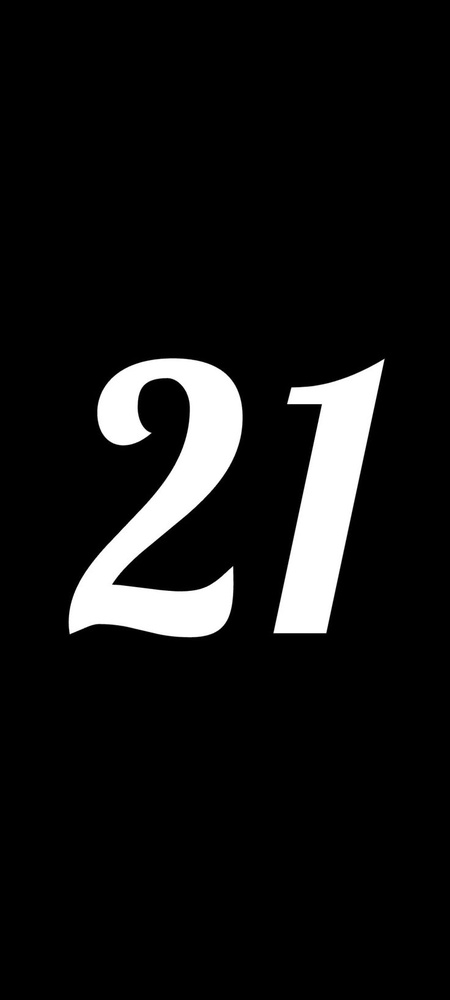
#> input picture digit.jpg, 450 x 1000 px, shrunk from 736 x 1635 before the run; the run also reads 2 pictures not shown here
$ jupyter execute practiceset_1.ipynb   (older library calls are emulated)
#> lines starting #> are read from the running program, lines starting #| are printed output that depends on the picture
[cell 1]
# 1.Write a Python program to apply Erosion and Dilation on a binary image.
import cv2
import matplotlib.pyplot as plt
import numpy as np
#erosion ma white ghate
# dilation ma white vadhe
img=cv2.imread('digit.jpg')
#> img is the input picture: shape (1000, 450, 3); min 0, max 255, mean 20.5
img=cv2.bitwise_not(img)

kernal=np.ones((3,3),np.uint8)

erosian=cv2.erode(img,kernal,iterations=18)
dilation=cv2.dilate(img,kernal,iterations=7)

plt.subplot(1,3,1),plt.imshow(img,cmap='gray'),plt.axis('off'),plt.title('source image')
plt.subplot(1,3,2),plt.imshow(erosian,cmap='gray'),plt.axis('off'),plt.title('erosian')
plt.subplot(1,3,3),plt.imshow(dilation,cmap='gray'),plt.axis('off'),plt.title('dilation')

[cell 2]
# 2.Write a program to extract object boundaries using (concept of erosion and dilation).

import cv2
import matplotlib.pyplot as plt
import numpy as np
#erosion ma white ghate
# dilation ma white vadhe
img=cv2.imread('digit.jpg')
img=cv2.bitwise_not(img)

kernal=np.ones((3,3),np.uint8)

erosian=cv2.erode(img,kernal,iterations=18)
dilation=cv2.dilate(img,kernal,iterations=7)

#boundary khali joti hoy to source_img - erosian karo to avi gase
img1=img-erosian

plt.subplot(1,4,1),plt.imshow(img,cmap='gray'),plt.axis('off'),plt.title('source image')
plt.subplot(1,4,2),plt.imshow(erosian,cmap='gray'),plt.axis('off'),plt.title('erosian')
plt.subplot(1,4,3),plt.imshow(dilation,cmap='gray'),plt.axis('off'),plt.title('dilation')
plt.subplot(1,4,4),plt.imshow(img1,cmap='gray'),plt.axis('off'),plt.title('boundaries')

[cell 3]
# 3. Write a program to Load a grayscale image, Apply Global Histogram Equalization and Display
# before and after results.

import cv2
import matplotlib.pyplot as plt
import numpy as np

img=cv2.imread('f.jpg')
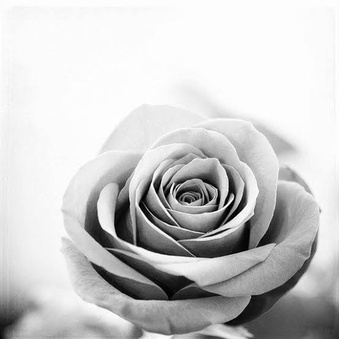
#> input picture f.jpg, 339 x 339 px, shrunk from 554 x 554 before the run
#> img is the input picture: shape (339, 339, 3); min 0, max 255, mean 202.6

#convert YCrCb
ycrcb=cv2.cvtColor(img,cv2.COLOR_BGR2YCrCb)
#> ycrcb: shape (339, 339, 3); mean of channels 0, 1, 2 202.6, 128, 128
y,cr,cb=cv2.split(ycrcb)
#> cr: shape (339, 339); every value is 128

#appling GHE
y_eq=cv2.equalizeHist(y)
ycrcb_eq=cv2.merge([y_eq,cr,cb])
#> ycrcb_eq: shape (339, 339, 3); mean of channels 0, 1, 2 132.7, 128, 128
global_eq=cv2.cvtColor(ycrcb_eq,cv2.COLOR_YCrCb2BGR)

plt.figure(figsize=(5,8))

plt.subplot(2,2,1),plt.imshow(img),plt.axis('off'),plt.title('Source Image')
plt.subplot(2,2,2),plt.imshow(global_eq),plt.axis('off'),plt.title('GHE')

[cell 4]
# 7.
#Apply CLAHE to the Gray Scale image.

import cv2
import matplotlib.pyplot as plt
import numpy as np

img=cv2.imread('f.jpg')

#convert YCrCb
ycrcb=cv2.cvtColor(img,cv2.COLOR_BGR2YCrCb)
y,cr,cb=cv2.split(ycrcb)

#appling clahe
clahe=cv2.createCLAHE(clipLimit=2.0,tileGridSize=(8,8))
y_clahe=clahe.apply(y)
ycrcb=cv2.merge([y_clahe,cr,cb])
#> ycrcb: shape (339, 339, 3); mean of channels 0, 1, 2 193.8, 128, 128
clahe_eq=cv2.cvtColor(ycrcb,cv2.COLOR_YCrCb2BGR)

# figsize image size mate che keti rakhvi
plt.figure(figsize=(5,6))
# cv2.cvtColor(img,cv2.COLOR_BGR2RGB
plt.subplot(2,2,1),plt.imshow(cv2.cvtColor(img,cv2.COLOR_BGR2RGB)),plt.title('Source image'),plt.axis('off')
plt.subplot(2,2,2),plt.imshow(cv2.cvtColor(clahe_eq,cv2.COLOR_BGR2RGB)),plt.title('Constract using clahe'),plt.axis('off')

[cell 5]
# 4.
#Apply equalization on RGB, compare the result with applying equalization on YCrCb.
# contrast effect on color image using GHE
# GHE are use for all image ma eksarkhi lighting apse
import cv2
import matplotlib.pyplot as plt

img=cv2.imread('r1.jpg')
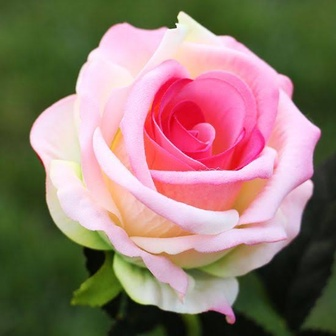
#> input picture r1.jpg, 336 x 336 px, shrunk from 550 x 550 before the run
#> img is the input picture: shape (336, 336, 3); mean B, G, R 112, 122.2, 146.5
# convert to RGB
rgb=cv2.cvtColor(img,cv2.COLOR_BGR2RGB)
r, g, b = cv2.split(img)

r_eq = cv2.equalizeHist(r)
g_eq = cv2.equalizeHist(g)
b_eq = cv2.equalizeHist(b)

rgb_eq = cv2.merge((r_eq, g_eq, b_eq))


# Convert to YCrCb
ycrcb=cv2.cvtColor(img,cv2.COLOR_BGR2YCrCb)
#> ycrcb: shape (336, 336, 3); mean of channels 0, 1, 2 128.3, 141, 118.8
y,cr,cb=cv2.split(ycrcb)
#> y: shape (336, 336)
#> cr: shape (336, 336)
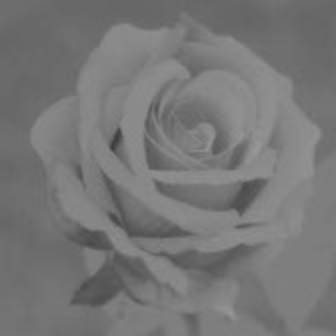
#> cb: shape (336, 336); min 62, max 153, mean 118.8

# applying Global Equalization Histogram
y_eq=cv2.equalizeHist(y)
#> y_eq: shape (336, 336)
ycrcb_eq=cv2.merge([y_eq,cr,cb])
#> ycrcb_eq: shape (336, 336, 3); mean of channels 0, 1, 2 128.3, 141, 118.8
global_eq=cv2.cvtColor(ycrcb_eq,cv2.COLOR_YCrCb2BGR)
#> global_eq: shape (336, 336, 3)

# figsize image size mate che keti rakhvi
plt.figure(figsize=(8,8))
#aa jo image colorfull hoy toj convert karvani che
# cv2.cvtColor(img,cv2.COLOR_BGR2RGB
#jo gray image hoy to convert karvani jarur nathi
plt.subplot(2,3,1),plt.imshow(img),plt.title('Source image'),plt.axis('off')
plt.subplot(2,3,2),plt.imshow(global_eq),plt.title('Constract using GHE'),plt.axis('off')
plt.subplot(2,3,3),plt.imshow(rgb_eq),plt.title('rgb'),plt.axis('off')
#> figure, not shown here; B, G, R data is drawn as R, G, B

[cell 6]
# 5.
# Display source image, image after applying Sobel and image after applying Scharr.
import cv2
import matplotlib.pyplot as plt

img=cv2.imread('lion.jpg')
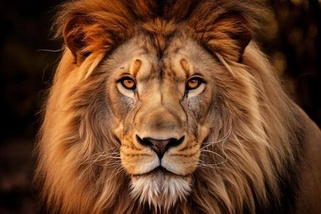
#> input picture lion.jpg, 321 x 214 px, shrunk from 525 x 350 before the run
#> img is the input picture: shape (214, 321, 3); mean B, G, R 38, 63.2, 102.2
img=cv2.cvtColor(img,cv2.COLOR_BGR2GRAY)
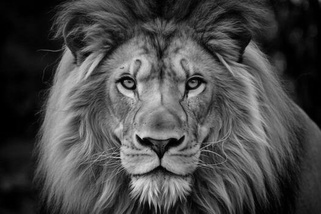
#> img: shape (214, 321); min 0, max 225, mean 72

# sobel
sobel_x=cv2.Sobel(img,cv2.CV_64F,1,0,20)
sobel_y=cv2.Sobel(img,cv2.CV_64F,0,1,20)
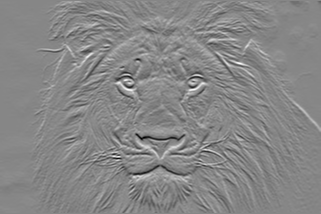
#> sobel_y: shape (214, 321) float64; min -623, max 555, mean -0.1; drawn with min black and max white
sobel_co=cv2.magnitude(sobel_x,sobel_y)

# Scharr
scharrx=cv2.Scharr(img,cv2.CV_64F,1,0)
scharry=cv2.Scharr(img,cv2.CV_64F,0,1)

scharrx=cv2.convertScaleAbs(scharrx)
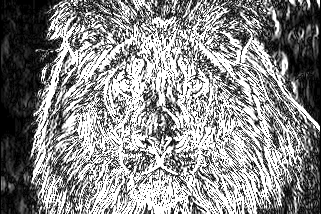
#> scharrx: shape (214, 321); min 0, max 255, mean 137.5
scharry=cv2.convertScaleAbs(scharry)
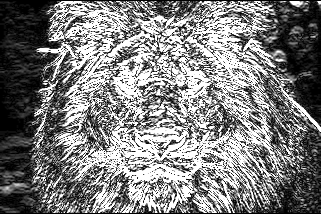
#> scharry: shape (214, 321); min 0, max 255, mean 126.4


# combine
scharr=cv2.addWeighted(scharrx,0.10,scharry,0.1,0)
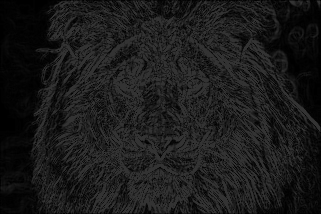
#> scharr: shape (214, 321); min 0, max 51, mean 26.4

plt.subplot(1,3,1),plt.imshow(img),plt.title('Source image'),plt.axis('off')
plt.subplot(1,3,2),plt.imshow(scharr),plt.title('Scharr'),plt.axis('off')

plt.subplot(1,3,3),plt.imshow(sobel_co),plt.title('sobel_combine'),plt.axis('off')

[cell 7]
 # Que-6 options for user

print("1.Enhance contrast")
print("2.Sharpen image")
print("3.Give smoothing effect")
print("4.Display all three filtered images")
ch = int(input("Enter choice = "))
#> the answer given: 1


import cv2
import matplotlib.pyplot as plt
import numpy as np

img = cv2.imread('r1.jpg')

#Enhance contrast
ycrcb = cv2.cvtColor(img , cv2.COLOR_BGR2YCrCb)
y , cr , cb = cv2.split(ycrcb)
#CLAHE
clahe = cv2.createCLAHE(clipLimit=2.0 , tileGridSize = (4,4))
y_clahe = clahe.apply(y)
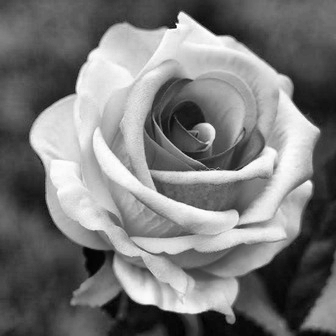
#> y_clahe: shape (336, 336); min 1, max 255, mean 122.1
ycrcb_eq = cv2.merge([y_clahe , cr , cb])
clahe_eq = cv2.cvtColor(ycrcb , cv2.COLOR_YCrCb2BGR)


#Sharpen image
gauss=cv2.GaussianBlur(img,(9,9),10)
# Unsharp
unsharp=cv2.addWeighted(img,1.5,gauss,-0.5,0)


#Give smoothing effect...blur(box blur)
img = cv2.cvtColor(img,cv2.COLOR_BGR2RGB)
#1.box blur
box = cv2.blur(img,(15,15))


if(ch==1):
    plt.subplot(1,2,1),plt.imshow(img),plt.axis('off'),plt.title('Source img')
    plt.subplot(1,2,2),plt.imshow(cv2.cvtColor(clahe_eq , cv2.COLOR_BGR2RGB)),plt.axis('off'),plt.title('CLAHE img')

elif(ch==2):
    plt.subplot(1,2,1),plt.imshow(img),plt.axis('off'),plt.title('Source img')
    plt.subplot(1,2,2),plt.imshow(cv2.cvtColor(unsharp,cv2.COLOR_BGR2RGB)),plt.axis('off'),plt.title('Sharpen img')

elif(ch==3):
    plt.subplot(1,2,1),plt.imshow(img),plt.axis('off'),plt.title('Source img')
    plt.subplot(1,2,2),plt.imshow(box),plt.axis('off'),plt.title('Box Blur')

else:
    plt.figure(figsize=(5,8))
    plt.subplot(1,4,1),plt.imshow(img),plt.axis('off'),plt.title('Source img')
    plt.subplot(1,4,2),plt.imshow(cv2.cvtColor(clahe_eq , cv2.COLOR_BGR2RGB)),plt.axis('off'),plt.title('CLAHE img')
    plt.subplot(1,4,3),plt.imshow(cv2.cvtColor(unsharp,cv2.COLOR_BGR2RGB)),plt.axis('off'),plt.title('Sharpen img')
    plt.subplot(1,4,4),plt.imshow(box),plt.axis('off'),plt.title('Box Blur')

[cell 8]
# 8. Give following choices to the user for blurring an image: (i). Box Blur, (ii). Gaussian Blur, (iii). Median
# Blur (iv). Horizontal Blur and (v) Vertical Blur. Note: Source image must be loaded in all the cases.

print('1.Box Blur')
print('2.Gaussian Blur')
print('3.Median Blur')
print('4.Horizontal Blur')
print('5.Vertical Blur')
ch=int(input('enter the choice:'))
#> the answer given: 1

import cv2
import matplotlib.pyplot as plt
import numpy as np

img=cv2.imread('tree.jpg')#image read
img=cv2.cvtColor(img,cv2.COLOR_BGR2RGB)

# 1.box blur(averaging filter)
box=cv2.blur(img,(31,31))


# 2.gaussian blur
gauss=cv2.GaussianBlur(img,(31,31),0)#dimensions of the kernal must be of any odd no

# 3.median blur:
med=cv2.medianBlur(img,31)


# 4.horizontal blur
size=90
k1=np.zeros((size,size))
k1[int(size/2),:]=np.ones(size)
k1=k1/size
k1_h=cv2.filter2D(img,-1,k1)


# 5.vertical blur
size=90
k2=np.zeros((size,size))
k2[:,int(size/2)]=np.ones(size)
k2=k2/size
k2_v=cv2.filter2D(img,-1,k2)


if(ch==1):
   plt.subplot(2,2,1),plt.imshow(img),plt.axis('off'),plt.title('source')
   plt.subplot(2,2,2),plt.imshow(box),plt.axis('off'),plt.title('box')

if(ch==2):
   plt.subplot(2,2,1),plt.imshow(img),plt.axis('off'),plt.title('source')
   plt.subplot(2,2,2),plt.imshow(gauss),plt.axis('off'),plt.title('gaussian')
if(ch==3):
     plt.subplot(2,2,1),plt.imshow(img),plt.axis('off'),plt.title('source')
     plt.subplot(2,2,2),plt.imshow(gauss),plt.axis('off'),plt.title('median')
if(ch==4):
    plt.subplot(2,2,1),plt.imshow(img),plt.title('source image'),plt.axis('off')
    plt.subplot(2,2,2),plt.imshow(k1_h),plt.title('horizontal image'),plt.axis('off')
if(ch==5):
    plt.subplot(2,2,1),plt.imshow(img),plt.title('source image'),plt.axis('off')
    plt.subplot(2,2,2),plt.imshow(k2_v),plt.title('vertical image'),plt.axis('off')
if(ch==6):
    plt.subplot(2,3,1),plt.imshow(img),plt.axis('off'),plt.title('source')
    plt.subplot(2,3,2),plt.imshow(box),plt.axis('off'),plt.title('box')
    plt.subplot(2,3,3),plt.imshow(gauss),plt.axis('off'),plt.title('gaussian')
    plt.subplot(2,3,4),plt.imshow(gauss),plt.axis('off'),plt.title('median')
    plt.subplot(2,3,5),plt.imshow(k1_h),plt.title('horizontal image'),plt.axis('off')
    plt.subplot(2,3,6),plt.imshow(k2_v),plt.title('vertical image'),plt.axis('off')

[cell 9]
# 10. Detect face from the image, put a bounding box around the face.

# Object detection
# Face from the image
import cv2

# Load the pre-trained face detector
face_cascade=cv2.CascadeClassifier('haarcascade_frontalface_default.xml')

# read the image
img=cv2.imread('tmkoc.jpg')
gray_images=cv2.cvtColor(img,cv2.COLOR_BGR2GRAY) #haar Cascade works on single channel color

# detect the face
faces=face_cascade.detectMultiScale(gray_images,scaleFactor=1.1,minNeighbors=3)
#> faces = 24 rows, first 6: [404, 17, 30, 30], [268, 10, 35, 35], [259, 63, 38, 38], [107, 114, 45, 45], [343, 8, 36, 36], [206, 20, 35, 35]
print(faces)
#> (printed output is left out)

# Draw a rectangle around the fase(s)
for(x,y,h,w) in faces:
    cv2.rectangle(img,(x,y),(x+w,y+h),(255,0,0),3)
#> this loop made 24 passes
#> (x, y, h, w) on passes 1 to 12: (404, 17, 30, 30), (268, 10, 35, 35), (259, 63, 38, 38), (107, 114, 45, 45), (343, 8, 36, 36), (206, 20, 35, 35), (137, 28, 40, 40), (324, 69, 44, 44), (381, 81, 50, 50), (189, 97, 46, 46), (462, 30, 44, 44), (515, 55, 43, 43)
cv2.imshow('Face Detection',img)
cv2.waitKey()
cv2.destroyAllWindows()
